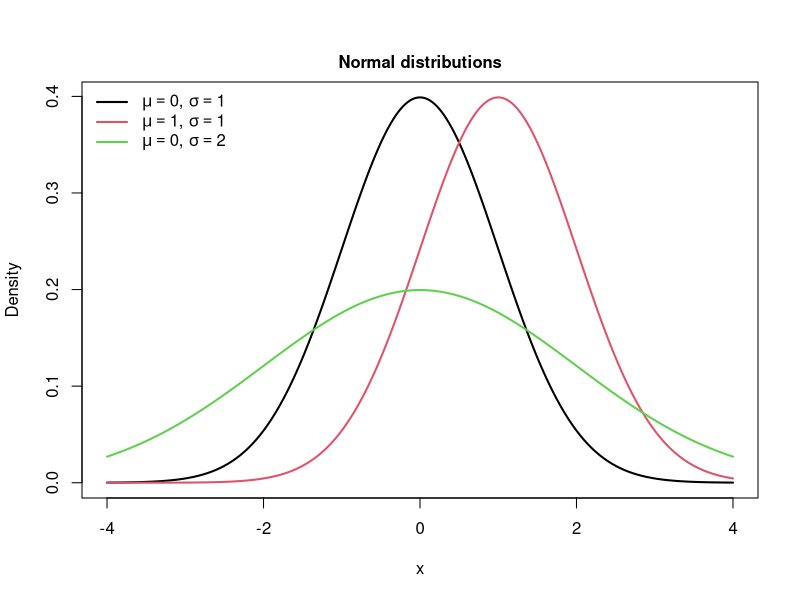

This chart was generated by the following R code:
## ---- chunk 1
knitr::opts_chunk$set(echo = FALSE)
## ---- chunk 2
aseq <- seq(-4,4,.01)
plot(aseq,dnorm(aseq, 0, 1),type='l', xlab='x', ylab='Density', lwd=2)
lines(aseq,dnorm(aseq, 1, 1),col=2, lwd=2)
lines(aseq,dnorm(aseq,0, 2),col=3, lwd=2)
legend("topleft",c(expression(paste(mu==0, ", " ,  sigma==1 ,sep=' ')), 
             expression(paste(mu==1, ", " ,  sigma==1 ,sep=' ')), 
             expression(paste(mu==0, ", " ,  sigma==2 ,sep=' '))), 
       col=1:3, lty=c(1,1,1), lwd=c(2,2,2), cex=1, bty='n')
mtext(side=3,line=.5,'Normal distributions',cex=1, font=2)
